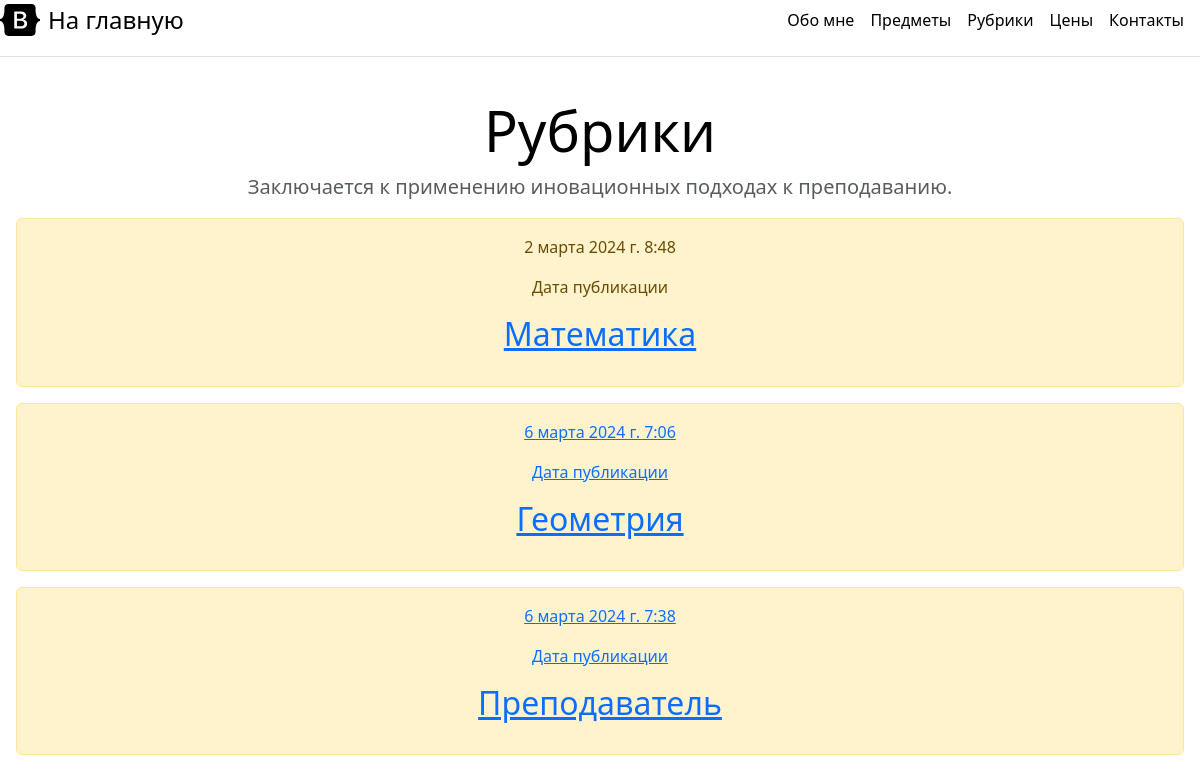
Page /rubrik on the earlier database version.
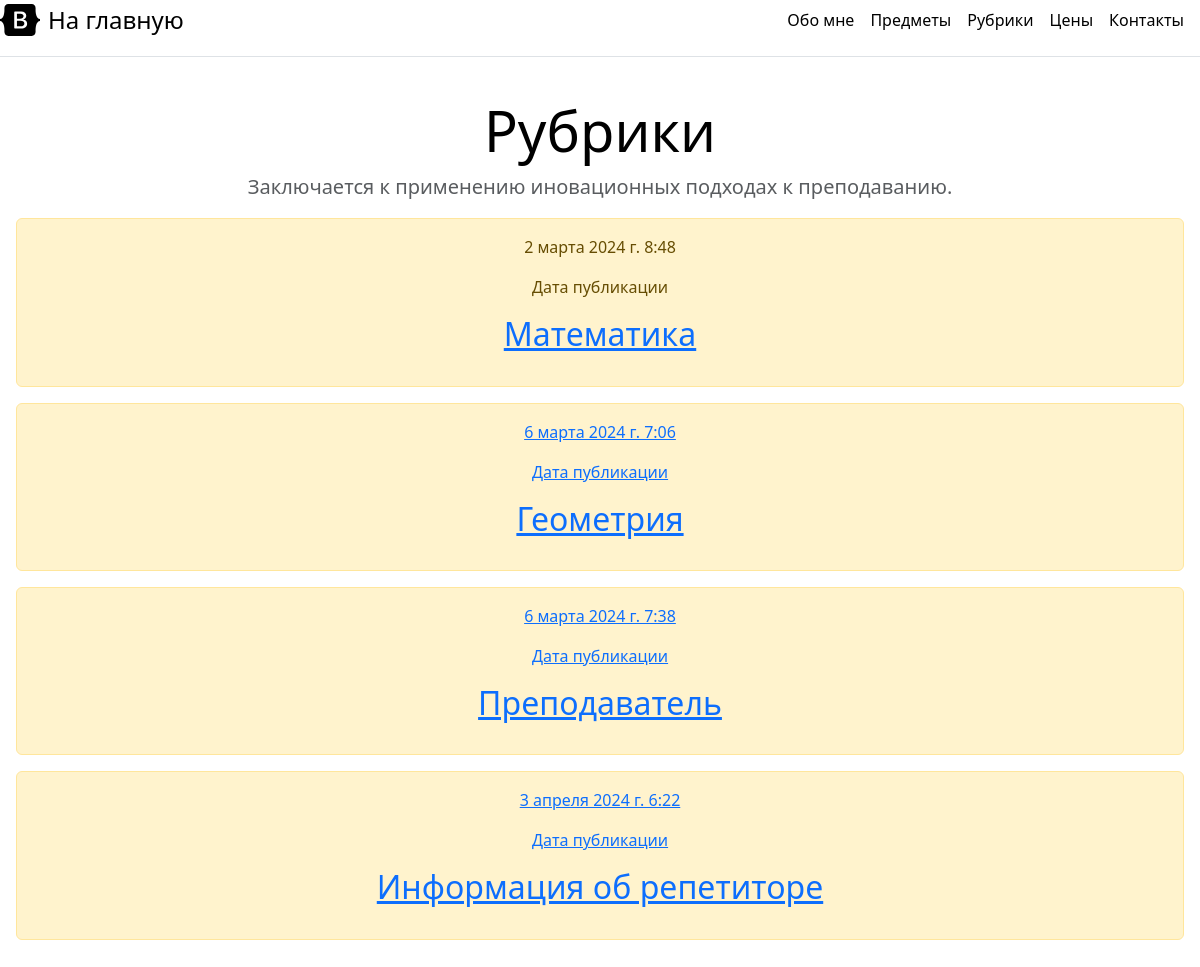
Same page on the later database version.
### webrepetitor/models.py (models this page shows, shortened)
class Bd(models.Model):
    class Status(models.TextChoices):
        DRAFT = 'DF', 'Черновик'
        PUBLISHED = 'PF', 'Опубликовано'
    title = models.CharField(max_length=250)
    slag = models.SlugField(max_length=250)
    content = models.TextField()
    price = models.FloatField()
    published_time = models.DateTimeField(auto_now_add=True, db_index=True)
    status = models.CharField(max_length=2, choices=Status.choices, default=Status.DRAFT)
    rubric = models.ForeignKey('Rubric', null=True,
                               on_delete=models.PROTECT, verbose_name='Рубрика')
    objects = models.Manager()
    published = PublishedManager()

### webrepetitor/views.py (the view)
# urls.py: path('rubrik', views.rubrik, name='rubrik'),
def rubrik(request):
    posts = Bd.published.all()
    rubrics = Rubric.objects.all()
    return render(request, 'webrepetitor/rubrici.html', {'posts': posts, 'rubrics': rubrics})

### webrepetitor/models.py (called while the page is built)
    def get_queryset(self):
        return super().get_queryset().filter(status=Bd.Status.PUBLISHED)

### webrepetitor/templates/webrepetitor/rubrici.html (shortened to what this page needs)
{% extends "webrepetitor/base.html" %}
{% block content %}
    <div class="pricing-header p-3 pb-md-4 mx-auto text-center">
      <h1 class="display-4 fw-normal text-body-emphasis">Рубрики</h1>
      <p class="fs-5 text-body-secondary"><ya-tr-span data-index="6-0" data-translated="true" data-source-lang="en" data-target-lang="ru" data-value="Quickly build an effective pricing table for your potential customers with this Bootstrap example. " data-translation="Качественная подача материала - один из главных факторов для восприятия. " data-ch="0" data-type="trSpan">Заключается к применению иновационных подходах к преподаванию. </ya-tr-span></p>
    {% for post in posts %}
        <div class="alert alert-warning mt-2">
        <p>{{ post.published_time }}<p>
        <p>Дата публикации</p>
    <h2>
            <a href="{% url 'webrepetitor:post_detail' post.id %}">
            <p class="date">{{ post.title }}
            </p>
    </h2>
</div>
  {% endfor %}
{% endblock %}

Differences in the rows shown:
added Bd: published_time "3 апреля 2024 г. 6:22", title "Информация об репетиторе"
